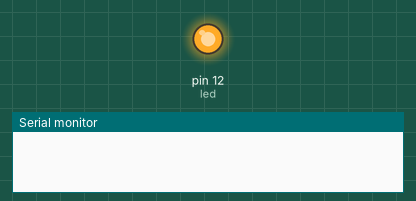
A sketch run on a simulated Arduino Uno, built with avr-gcc and run on an emulated ATmega328P. On the bench: output pins drawn as LEDs (lit = HIGH), the last lines printed to the serial monitor.

Above: at 0.1 s.
At 18.4 s:
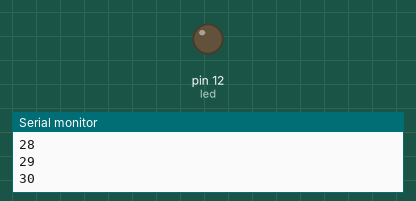
Timing chart, 0 to 19.9 s (numbered marks = the images above):
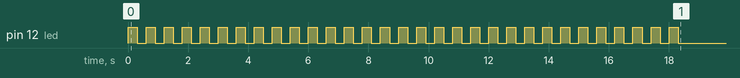

The sketch:

EX7WHILE.ino
```cpp
/****************************************************************
**                                                             **
**                      Array de 8 leds                        **
**                                                             **
**                                                             **
**  NOM: Deivith Trujillo Meza                                 **
****************************************************************/
//************************ INCLUDE ******************************


//*********************** VARIABLES *****************************
const byte led =  12;
int LED;
//************************* SETUP *******************************
void setup() {
pinMode(led, OUTPUT);
while (LED<31)
{
digitalWrite(led, HIGH);
delay(300);
digitalWrite(led, LOW);
delay(300);
LED++;
Serial.begin(9600);
Serial.println (LED);
}
}
//************************* LOOP ********************************
void loop() {               // inicia el bucle del programa
}
//************************** FUNCTIONS **************************
```
